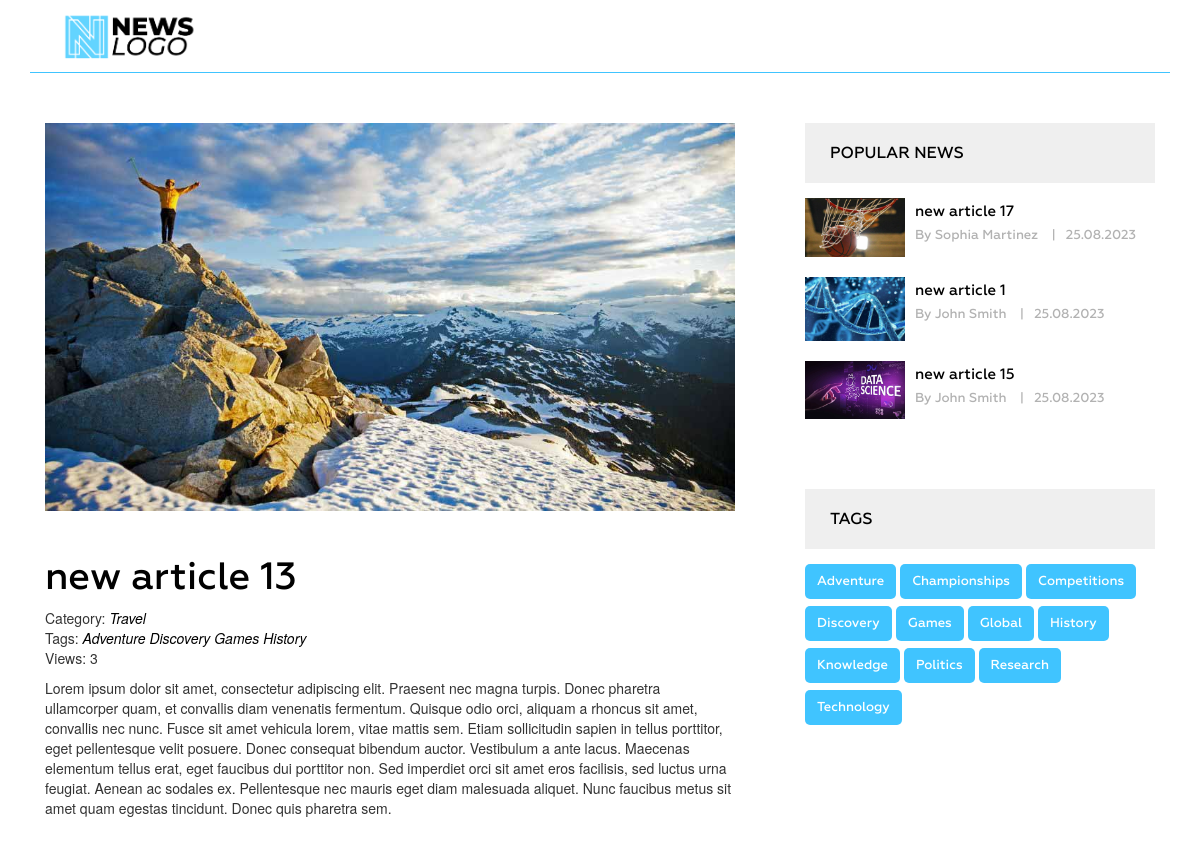
Before: /post/13/add_comment/ with the older database file.
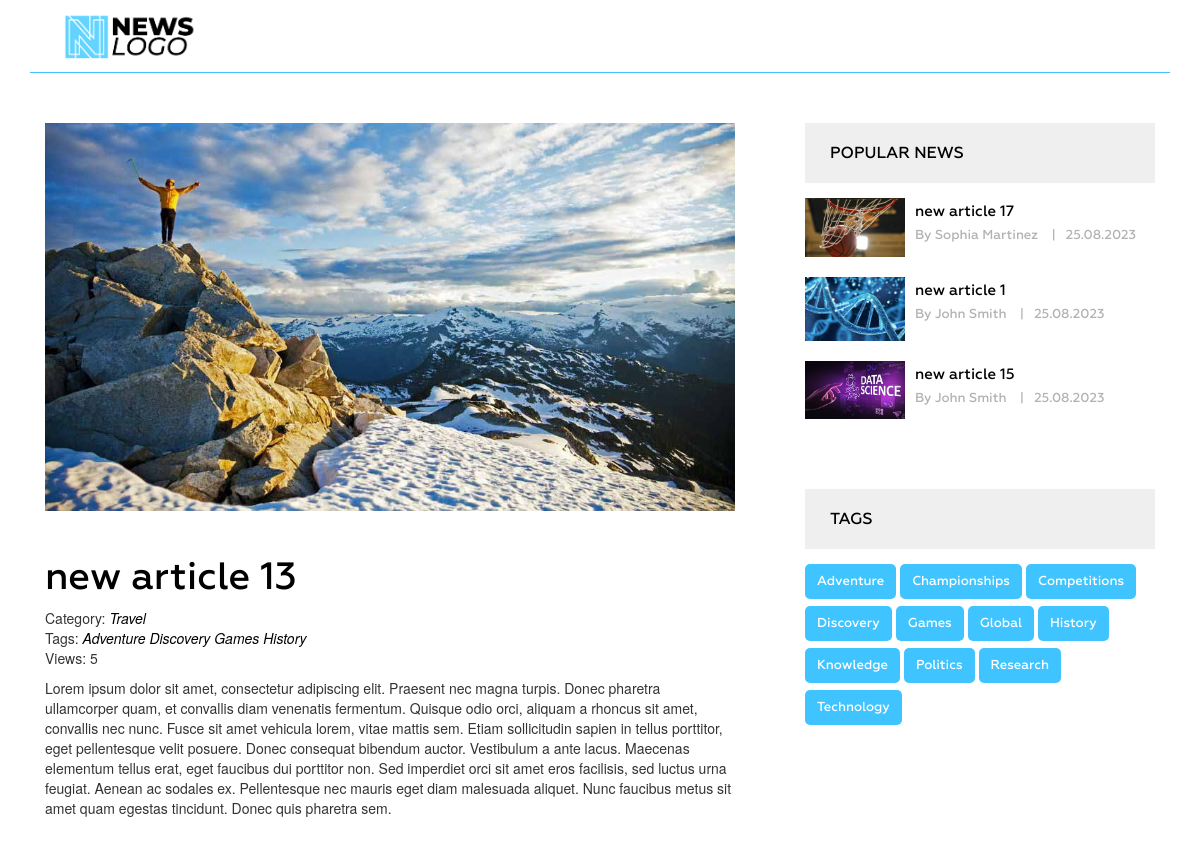
After: the same page with the newer database file.
### news/models.py (models this page shows, shortened)
class Post(models.Model):
    title = models.CharField(max_length=255, verbose_name='Name')
    slug = models.SlugField(max_length=255, unique=True, verbose_name='Link')
    author = models.CharField(max_length=100, verbose_name='Author')
    content = models.TextField(blank=True, verbose_name='Content')
    created_at = models.DateTimeField(auto_now_add=True, verbose_name='Published')
    photo = models.ImageField(upload_to='photos/%Y/%m/%d/', blank=True, verbose_name='Photo')
    views = models.IntegerField(default=0, verbose_name='Number of views')
    category = models.ForeignKey(Category, on_delete=models.PROTECT, related_name='posts', verbose_name='Category')
    tags = models.ManyToManyField(Tag, blank=True, related_name='posts', verbose_name='Tag')
    is_published = models.BooleanField(default=True)
    def get_absolute_url(self):
        return reverse('post', kwargs={"slug": self.slug})
    class Meta:
        verbose_name = 'Article(s)'
        verbose_name_plural = 'Articles'
        ordering = ['-created_at']

class Category(models.Model):
    title = models.CharField(max_length=255)
    slug = models.SlugField(max_length=255, verbose_name='Category_url', unique=True)
    def __str__(self):
        return self.title
    def get_absolute_url(self):
        return reverse('category', kwargs={"slug": self.slug})
    class Meta:
        verbose_name = 'Category(s)'
        verbose_name_plural = 'Categories'
        ordering = ['title']

### news/views.py (the view, shortened to what this page needs)
# urls.py: path('post/<slug:post_id>/add_comment/', views.add_comment, name='add_comment'),
def add_comment(request, post_id):
    post = get_object_or_404(Post, pk=post_id)
    comments = Comment.objects.filter(post=post, is_published=True).order_by('-created_at')
    context = {
        'post': post,
        'comments': comments,
    }
    return render(request, 'news/single.html', context)

### news/models.py (called while the page is built)
    def get_absolute_url(self):
        return reverse('tag', kwargs={"slug": self.slug})

### news/templatetags/menu.py (called while the page is built)
@register.inclusion_tag('news/menu_tpl.html')
def show_menu(menu_class='menu'):
    categories = Category.objects.all()
    return {"categories": categories, "menu_class": menu_class}

### news/templatetags/sidebar.py (called while the page is built)
@register.inclusion_tag('news/popular_posts_tpl.html')
def get_popular(cnt=3):
    posts = Post.objects.order_by('-views')[:cnt]
    return {"posts": posts}

@register.inclusion_tag('news/tags_tpl.html')
def get_tags():
    tags = Tag.objects.all()
    return {"tags": tags}

### news/templates/news/single.html (shortened to what this page needs)
{% extends 'base.html' %}
{% load static %}
{% load sidebar %}
{% block content %}
<section class="single-blog-area">
    <div class="container">
        <div class="row">
            <div class="col-md-12">
                <div class="border-top">
                    <div class="col-md-8">
                        <div class="blog-area">
                            <div class="blog-area-part">
                                <div class="single-img">
                                    {% if post.photo %}
                                        <img src="{{ post.photo.url }}" alt="{{ post.title }}">
                                    {% else %}
                                        <img src="{% static 'img/no-image.jpeg'%}" alt="{{ post.title }}" width="300">
                                    {% endif %}
                                </div>
                                <h2>{{ post.title }}</h2>
                                <div class="single-content">
                                    <div class="single-info">
                                        <span>Category: <a href="{{ post.category.get_absolute_url }}">{{ post.category }}</a></span>
                                        <br>
                                        {% if post.tags.exists %}
                                        <span>
                                            Tags:
                                            {% for tag in post.tags.all %}
                                            <a href="{{ tag.get_absolute_url }}">{{ tag.title }}</a>
                                            {% endfor %}
                                        </span>
                                        <br>
                                        {% endif %}
                                        <span>Views: {{ post.views }}</span>
                                    </div>
                                    {{ post.content|safe }}
                                </div>
                            </div>
                        </div>
                    </div>
                    <div class="col-md-4">
                        {% get_popular 3 %}
                        {% get_tags %}
                    </div>
                </div>
            </div>
        </div>
    </div>
</section>
{% endblock %}

Changed rows visible on the page:
changed Post "new article 13": views "3" → "5"
